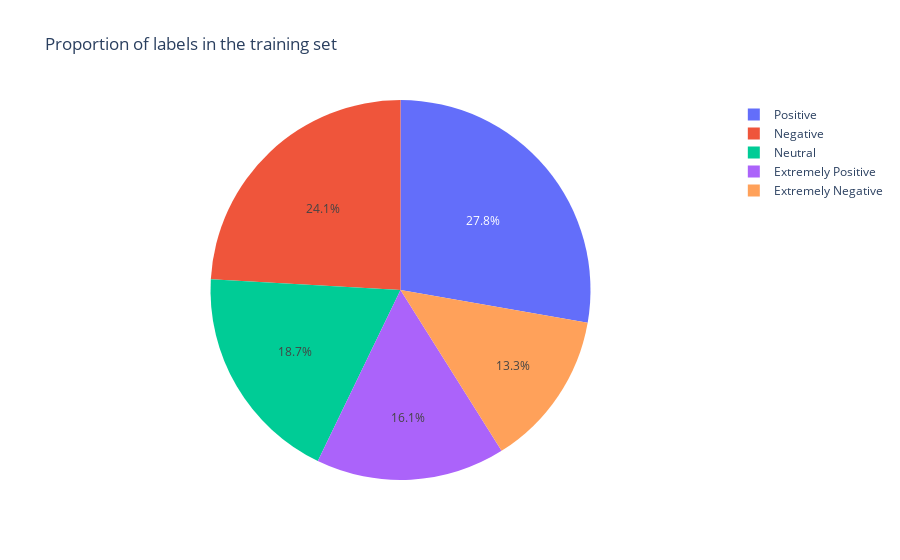

The notebook cell this image was saved under:
### Code cell
# Plotting the proportion of labels in the training set
fig = px.pie(train_labels_proportion, values='count', names='labels', title='Proportion of labels in the training set')
fig.show()

### Figure 1 — Plotly figure (JSON) as saved in the notebook; plotly's stock layout.template omitted (floating-point values rounded to 4 significant figures)
{"data": [{"domain": {"x": [0, 1], "y": [0, 1]}, "hovertemplate": "labels=%{label}<br>count=%{value}<extra></extra>", "labels": ["Positive", "Negative", "Neutral", "Extremely Positive", "Extremely Negative"], "legendgroup": "", "name": "", "showlegend": true, "type": "pie", "values": [11422, 9917, 7713, 6624, 5481]}], "layout": {"legend": {"tracegroupgap": 0}, "title": {"text": "Proportion of labels in the training set"}}}
